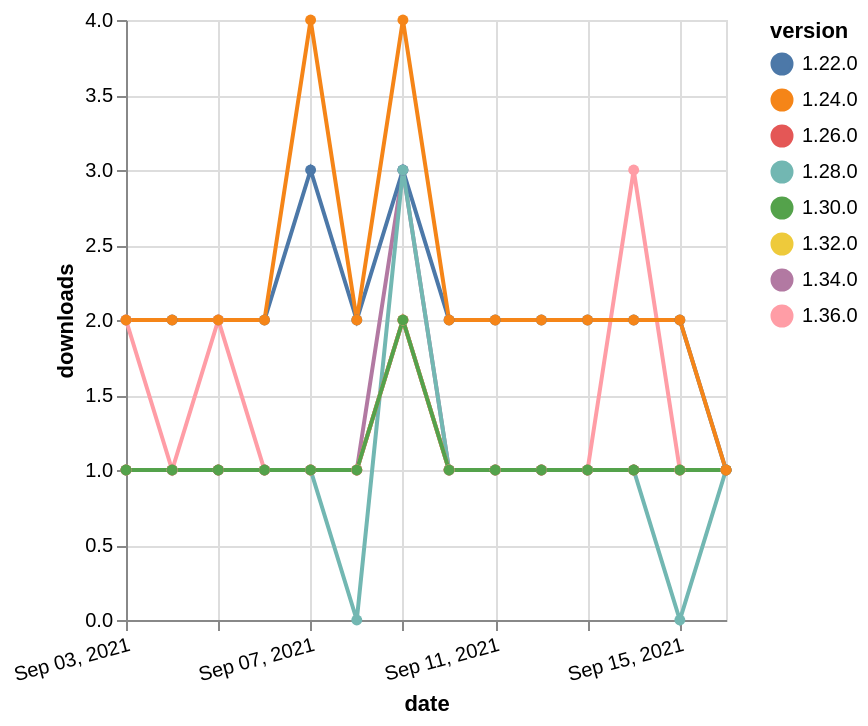

Source (Vega-Lite JSON):
### Vega-Lite specification from a JSON file in a GitHub repository (floating-point values rounded to 4 significant figures)
{"$schema": "https://vega.github.io/schema/vega-lite/v5.json", "description": "A simple bar chart with embedded data.", "data": {"values": [{"date": "2021-09-03", "total": 196, "delta": 1, "version": "1.34.0"}, {"date": "2021-09-04", "total": 197, "delta": 1, "version": "1.34.0"}, {"date": "2021-09-05", "total": 198, "delta": 1, "version": "1.34.0"}, {"date": "2021-09-06", "total": 199, "delta": 1, "version": "1.34.0"}, {"date": "2021-09-07", "total": 200, "delta": 1, "version": "1.34.0"}, {"date": "2021-09-08", "total": 201, "delta": 1, "version": "1.34.0"}, {"date": "2021-09-09", "total": 204, "delta": 3, "version": "1.34.0"}, {"date": "2021-09-10", "total": 205, "delta": 1, "version": "1.34.0"}, {"date": "2021-09-11", "total": 206, "delta": 1, "version": "1.34.0"}, {"date": "2021-09-12", "total": 207, "delta": 1, "version": "1.34.0"}, {"date": "2021-09-13", "total": 208, "delta": 1, "version": "1.34.0"}, {"date": "2021-09-14", "total": 209, "delta": 1, "version": "1.34.0"}, {"date": "2021-09-15", "total": 210, "delta": 1, "version": "1.34.0"}, {"date": "2021-09-16", "total": 211, "delta": 1, "version": "1.34.0"}, {"date": "2021-09-03", "total": 171, "delta": 1, "version": "1.32.0"}, {"date": "2021-09-04", "total": 172, "delta": 1, "version": "1.32.0"}, {"date": "2021-09-05", "total": 173, "delta": 1, "version": "1.32.0"}, {"date": "2021-09-06", "total": 174, "delta": 1, "version": "1.32.0"}, {"date": "2021-09-07", "total": 175, "delta": 1, "version": "1.32.0"}, {"date": "2021-09-08", "total": 176, "delta": 1, "version": "1.32.0"}, {"date": "2021-09-09", "total": 178, "delta": 2, "version": "1.32.0"}, {"date": "2021-09-10", "total": 179, "delta": 1, "version": "1.32.0"}, {"date": "2021-09-11", "total": 180, "delta": 1, "version": "1.32.0"}, {"date": "2021-09-12", "total": 181, "delta": 1, "version": "1.32.0"}, {"date": "2021-09-13", "total": 182, "delta": 1, "version": "1.32.0"}, {"date": "2021-09-14", "total": 183, "delta": 1, "version": "1.32.0"}, {"date": "2021-09-15", "total": 184, "delta": 1, "version": "1.32.0"}, {"date": "2021-09-16", "total": 185, "delta": 1, "version": "1.32.0"}, {"date": "2021-09-03", "total": 2380, "delta": 2, "version": "1.22.0"}, {"date": "2021-09-04", "total": 2382, "delta": 2, "version": "1.22.0"}, {"date": "2021-09-05", "total": 2384, "delta": 2, "version": "1.22.0"}, {"date": "2021-09-06", "total": 2386, "delta": 2, "version": "1.22.0"}, {"date": "2021-09-07", "total": 2389, "delta": 3, "version": "1.22.0"}, {"date": "2021-09-08", "total": 2391, "delta": 2, "version": "1.22.0"}, {"date": "2021-09-09", "total": 2394, "delta": 3, "version": "1.22.0"}, {"date": "2021-09-10", "total": 2396, "delta": 2, "version": "1.22.0"}, {"date": "2021-09-11", "total": 2398, "delta": 2, "version": "1.22.0"}, {"date": "2021-09-12", "total": 2400, "delta": 2, "version": "1.22.0"}, {"date": "2021-09-13", "total": 2402, "delta": 2, "version": "1.22.0"}, {"date": "2021-09-14", "total": 2404, "delta": 2, "version": "1.22.0"}, {"date": "2021-09-15", "total": 2406, "delta": 2, "version": "1.22.0"}, {"date": "2021-09-16", "total": 2407, "delta": 1, "version": "1.22.0"}, {"date": "2021-09-03", "total": 341, "delta": 1, "version": "1.28.0"}, {"date": "2021-09-04", "total": 342, "delta": 1, "version": "1.28.0"}, {"date": "2021-09-05", "total": 343, "delta": 1, "version": "1.28.0"}, {"date": "2021-09-06", "total": 344, "delta": 1, "version": "1.28.0"}, {"date": "2021-09-07", "total": 345, "delta": 1, "version": "1.28.0"}, {"date": "2021-09-08", "total": 345, "delta": 0, "version": "1.28.0"}, {"date": "2021-09-09", "total": 348, "delta": 3, "version": "1.28.0"}, {"date": "2021-09-10", "total": 349, "delta": 1, "version": "1.28.0"}, {"date": "2021-09-11", "total": 350, "delta": 1, "version": "1.28.0"}, {"date": "2021-09-12", "total": 351, "delta": 1, "version": "1.28.0"}, {"date": "2021-09-13", "total": 352, "delta": 1, "version": "1.28.0"}, {"date": "2021-09-14", "total": 353, "delta": 1, "version": "1.28.0"}, {"date": "2021-09-15", "total": 353, "delta": 0, "version": "1.28.0"}, {"date": "2021-09-16", "total": 354, "delta": 1, "version": "1.28.0"}, {"date": "2021-09-03", "total": 245, "delta": 1, "version": "1.26.0"}, {"date": "2021-09-04", "total": 246, "delta": 1, "version": "1.26.0"}, {"date": "2021-09-05", "total": 247, "delta": 1, "version": "1.26.0"}, {"date": "2021-09-06", "total": 248, "delta": 1, "version": "1.26.0"}, {"date": "2021-09-07", "total": 249, "delta": 1, "version": "1.26.0"}, {"date": "2021-09-08", "total": 250, "delta": 1, "version": "1.26.0"}, {"date": "2021-09-09", "total": 252, "delta": 2, "version": "1.26.0"}, {"date": "2021-09-10", "total": 253, "delta": 1, "version": "1.26.0"}, {"date": "2021-09-11", "total": 254, "delta": 1, "version": "1.26.0"}, {"date": "2021-09-12", "total": 255, "delta": 1, "version": "1.26.0"}, {"date": "2021-09-13", "total": 256, "delta": 1, "version": "1.26.0"}, {"date": "2021-09-14", "total": 257, "delta": 1, "version": "1.26.0"}, {"date": "2021-09-15", "total": 258, "delta": 1, "version": "1.26.0"}, {"date": "2021-09-16", "total": 259, "delta": 1, "version": "1.26.0"}, {"date": "2021-09-03", "total": 128, "delta": 2, "version": "1.36.0"}, {"date": "2021-09-04", "total": 129, "delta": 1, "version": "1.36.0"}, {"date": "2021-09-05", "total": 131, "delta": 2, "version": "1.36.0"}, {"date": "2021-09-06", "total": 132, "delta": 1, "version": "1.36.0"}, {"date": "2021-09-07", "total": 133, "delta": 1, "version": "1.36.0"}, {"date": "2021-09-08", "total": 134, "delta": 1, "version": "1.36.0"}, {"date": "2021-09-09", "total": 136, "delta": 2, "version": "1.36.0"}, {"date": "2021-09-10", "total": 137, "delta": 1, "version": "1.36.0"}, {"date": "2021-09-11", "total": 138, "delta": 1, "version": "1.36.0"}, {"date": "2021-09-12", "total": 139, "delta": 1, "version": "1.36.0"}, {"date": "2021-09-13", "total": 140, "delta": 1, "version": "1.36.0"}, {"date": "2021-09-14", "total": 143, "delta": 3, "version": "1.36.0"}, {"date": "2021-09-15", "total": 144, "delta": 1, "version": "1.36.0"}, {"date": "2021-09-16", "total": 145, "delta": 1, "version": "1.36.0"}, {"date": "2021-09-03", "total": 198, "delta": 1, "version": "1.30.0"}, {"date": "2021-09-04", "total": 199, "delta": 1, "version": "1.30.0"}, {"date": "2021-09-05", "total": 200, "delta": 1, "version": "1.30.0"}, {"date": "2021-09-06", "total": 201, "delta": 1, "version": "1.30.0"}, {"date": "2021-09-07", "total": 202, "delta": 1, "version": "1.30.0"}, {"date": "2021-09-08", "total": 203, "delta": 1, "version": "1.30.0"}, {"date": "2021-09-09", "total": 205, "delta": 2, "version": "1.30.0"}, {"date": "2021-09-10", "total": 206, "delta": 1, "version": "1.30.0"}, {"date": "2021-09-11", "total": 207, "delta": 1, "version": "1.30.0"}, {"date": "2021-09-12", "total": 208, "delta": 1, "version": "1.30.0"}, {"date": "2021-09-13", "total": 209, "delta": 1, "version": "1.30.0"}, {"date": "2021-09-14", "total": 210, "delta": 1, "version": "1.30.0"}, {"date": "2021-09-15", "total": 211, "delta": 1, "version": "1.30.0"}, {"date": "2021-09-16", "total": 212, "delta": 1, "version": "1.30.0"}, {"date": "2021-09-03", "total": 2525, "delta": 2, "version": "1.24.0"}, {"date": "2021-09-04", "total": 2527, "delta": 2, "version": "1.24.0"}, {"date": "2021-09-05", "total": 2529, "delta": 2, "version": "1.24.0"}, {"date": "2021-09-06", "total": 2531, "delta": 2, "version": "1.24.0"}, {"date": "2021-09-07", "total": 2535, "delta": 4, "version": "1.24.0"}, {"date": "2021-09-08", "total": 2537, "delta": 2, "version": "1.24.0"}, {"date": "2021-09-09", "total": 2541, "delta": 4, "version": "1.24.0"}, {"date": "2021-09-10", "total": 2543, "delta": 2, "version": "1.24.0"}, {"date": "2021-09-11", "total": 2545, "delta": 2, "version": "1.24.0"}, {"date": "2021-09-12", "total": 2547, "delta": 2, "version": "1.24.0"}, {"date": "2021-09-13", "total": 2549, "delta": 2, "version": "1.24.0"}, {"date": "2021-09-14", "total": 2551, "delta": 2, "version": "1.24.0"}, {"date": "2021-09-15", "total": 2553, "delta": 2, "version": "1.24.0"}, {"date": "2021-09-16", "total": 2554, "delta": 1, "version": "1.24.0"}]}, "width": "container", "mark": {"type": "line", "point": {"filled": true}}, "encoding": {"x": {"field": "date", "type": "temporal", "timeUnit": "yearmonthdate", "title": "date", "axis": {"labelAngle": -15}}, "y": {"field": "delta", "type": "quantitative", "title": "downloads"}, "color": {"field": "version", "type": "nominal"}, "tooltip": {"field": "delta"}}}
